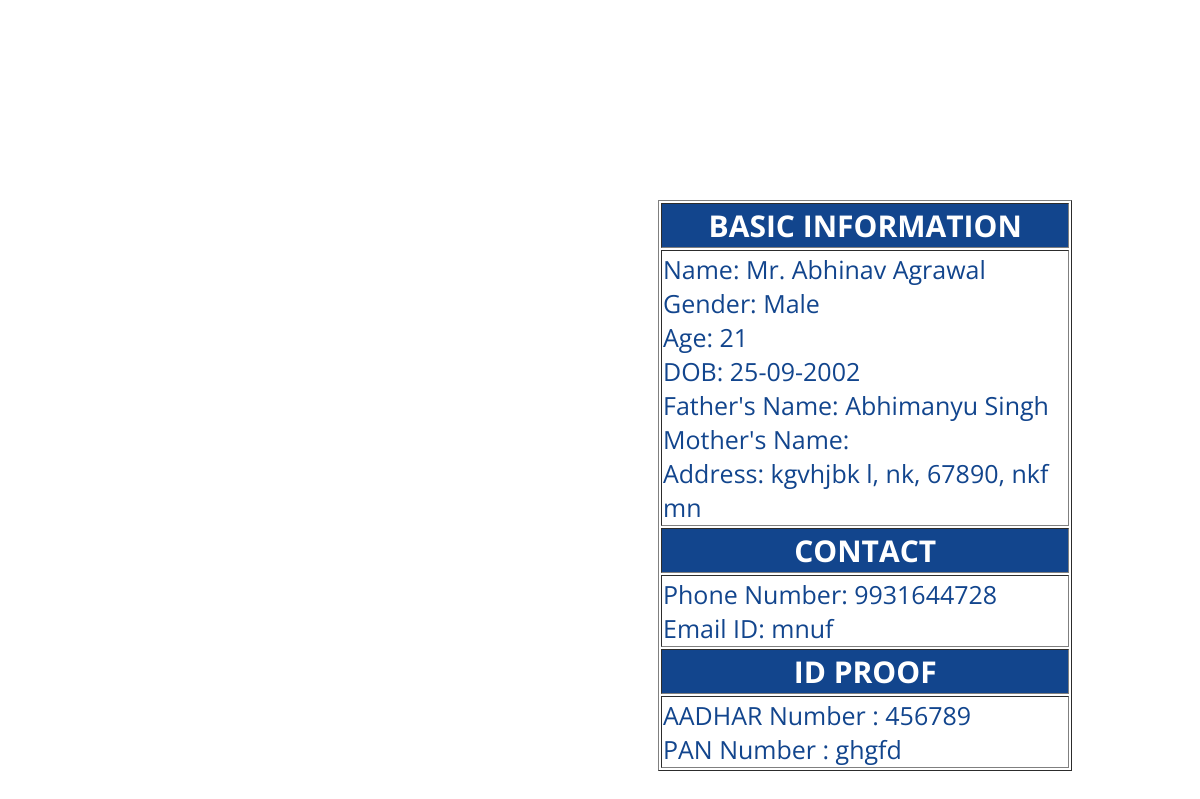
Page /displaylist/display/198 on the committed database.
### bankapp/models.py (models this page shows)
class Account(models.Model):
    prefix=models.CharField(max_length=25,null=True)
    fname=models.CharField(max_length=255)
    mname=models.CharField(max_length=255)
    lname=models.CharField(max_length=255)
    gender=models.CharField(max_length=8,null=True)
    father_name=models.CharField(max_length=255)
    mother_name=models.CharField(max_length=255)
    phone=models.IntegerField()
    day=models.CharField(max_length=255)
    month=models.CharField(max_length=255)
    Year=models.CharField(max_length=255)
    age=models.IntegerField(default=0)
    email=models.CharField(max_length=155)
    add1=models.TextField()
    add2=models.TextField()
    state=models.CharField(max_length=50)
    city=models.CharField(max_length=50)
    pin=models.IntegerField(default=0)
    aadhar=models.IntegerField(default=000000000000)
    pan=models.CharField(max_length=8,null=True)

### bankapp/views.py (the view)
# urls.py: path('displaylist/display/<int:id>',views.display,name='display'),
def display(request,id):
    customer=Account.objects.get(id=id)
    template=loader.get_template('card.html')
    context={
        'customer':customer
    }
    return HttpResponse(template.render(context,request))

### bankapp/templates/card.html (shortened to what this page needs)
<!DOCTYPE html>
<html lang="en">
<head>
</head>
<body>
    <table border="1">
        <th>BASIC INFORMATION</th>
        <tr><td>  <label for="First">Name: {{ customer.prefix }} {{ customer.fname }} {{ customer.mname }} {{ customer.lname }} </label>
            <br><label for="Gender" >Gender:  {{ customer.gender }}</label>
            <br><label for="Age" >Age:  {{ customer.age }}</label>
            <br><label for="DOB" >DOB:  {{ customer.day }}-{{customer.month}}-{{ customer.Year }}</label>
            <br><label for="Father" >Father's Name:  {{ customer.father_name }}</label>
            <br><label for="Mother" class="Mother">Mother's Name:  {{ customer.mother_name }}</label>
            <br><label for="address">Address: {{ customer.add1 }} {{ customer.add2 }}, {{ customer.pin }},{{ customer.city }} {{ customer.state }}</label>
        </td> </tr>
        <th>CONTACT</th>
        <tr><td> <label for="Phone" >Phone Number: {{ customer.phone }}</label><br>
            <label for="Email" >Email ID: {{ customer.email }}</label></td></tr>
        <th>ID PROOF</th>
        <tr><td><label for="aadhar">AADHAR Number : {{ customer.aadhar }}</label><br>
            <label for="pan">PAN Number : {{ customer.pan }}</label></td></tr>
    </table>
</body>
</html>

### bankapp/templates/card.html (style rules this page uses)
table { margin-top: 200px; margin-left: 650px; height: 450px;; width: 35%; }
th { background-color: #12458d; color: white; font-family:'Open Sans', sans-serif; font-size: 30px;; }
td { color: #12458d; font-family:'Open Sans', sans-serif; font-size: 25px;; }

### rows in the picture
Account: prefix "Mr.", fname "Abhinav", lname "Agrawal", gender "Male", age "21", day "25", month "09", Year "2002", father_name "Abhimanyu Singh", add1 "kgvhjbk", add2 "l, nk", pin "67890", city "nkf", state "mn", phone "9931644728", email "mnuf", aadhar "456789", pan "ghgfd"
